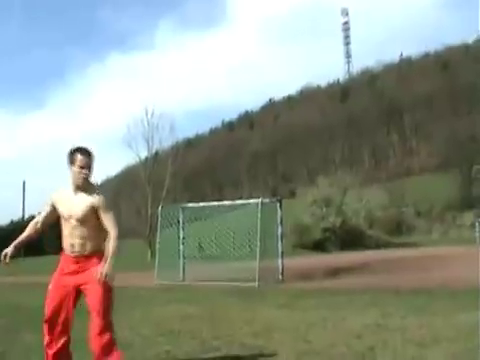
#> input picture frame 8 of video.mp4, 480 x 360 px
$ python get_video_data.py   (Python 2 division)   (older library calls are emulated)
#> lines starting #> are read from the running program, lines starting #| are printed output that depends on the picture
import numpy as np
import cv2

cap = cv2.VideoCapture('video.mp4')
frames = []

print "[+] Loading Video"
index = 0
while cap.isOpened():
	ret, frame = cap.read()
#> frame is the input picture: shape (360, 480, 3); mean B, G, R 135, 147.8, 141.9
	frame = cv2.cvtColor(frame, cv2.COLOR_BGR2GRAY)
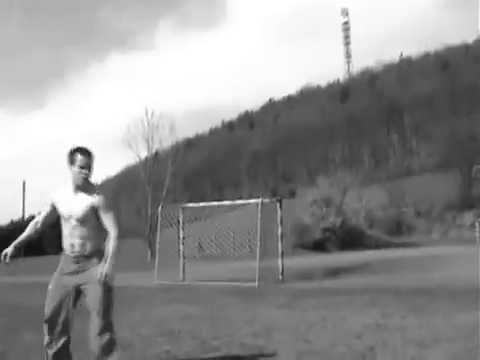
#> frame: shape (360, 480); min 5, max 255, mean 144.6
	frames.append(frame)
	pos_frame = cap.get(cv2.cv.CV_CAP_PROP_POS_FRAMES)
	print str(pos_frame)+" frames"
	if cap.get(cv2.cv.CV_CAP_PROP_POS_FRAMES) == cap.get(cv2.cv.CV_CAP_PROP_FRAME_COUNT):
		# If the number of captured frames is equal to the total number of frames,
		# we stop
		break

print "[+] Writing to file"
np.save("video.npy", frames)

$ run again, starting later in the video
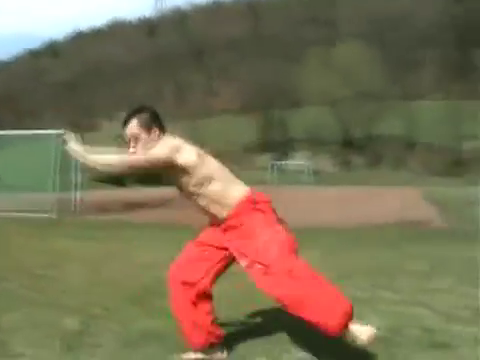
#> input picture frame 37 of video.mp4, 480 x 360 px
#> frame is the input picture: shape (360, 480, 3); mean B, G, R 84.7, 112.7, 123.3
#> `frame = cv2.cvtColor(frame, cv2.COLOR_BGR2GRAY)`:
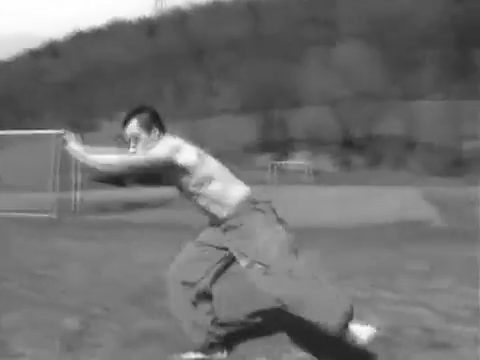
#> frame: shape (360, 480); min 27, max 254, mean 112.7

$ run again, starting later in the video
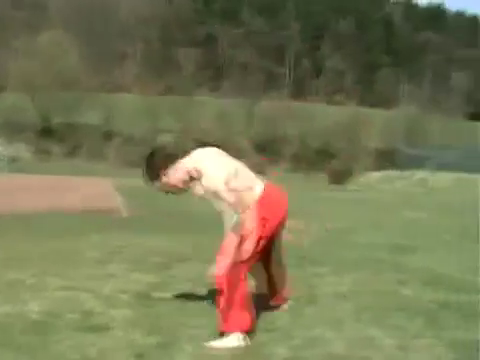
#> input picture frame 67 of video.mp4, 480 x 360 px
#> frame is the input picture: shape (360, 480, 3); mean B, G, R 85.3, 121.3, 120.9
#> `frame = cv2.cvtColor(frame, cv2.COLOR_BGR2GRAY)`:
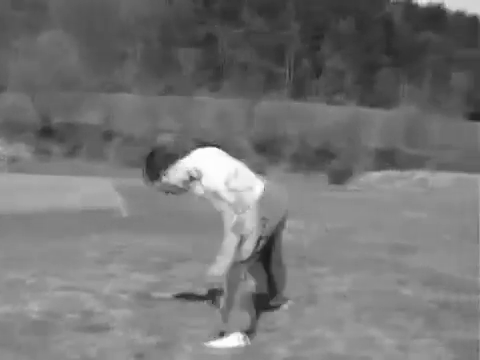
#> frame: shape (360, 480); min 25, max 253, mean 117
